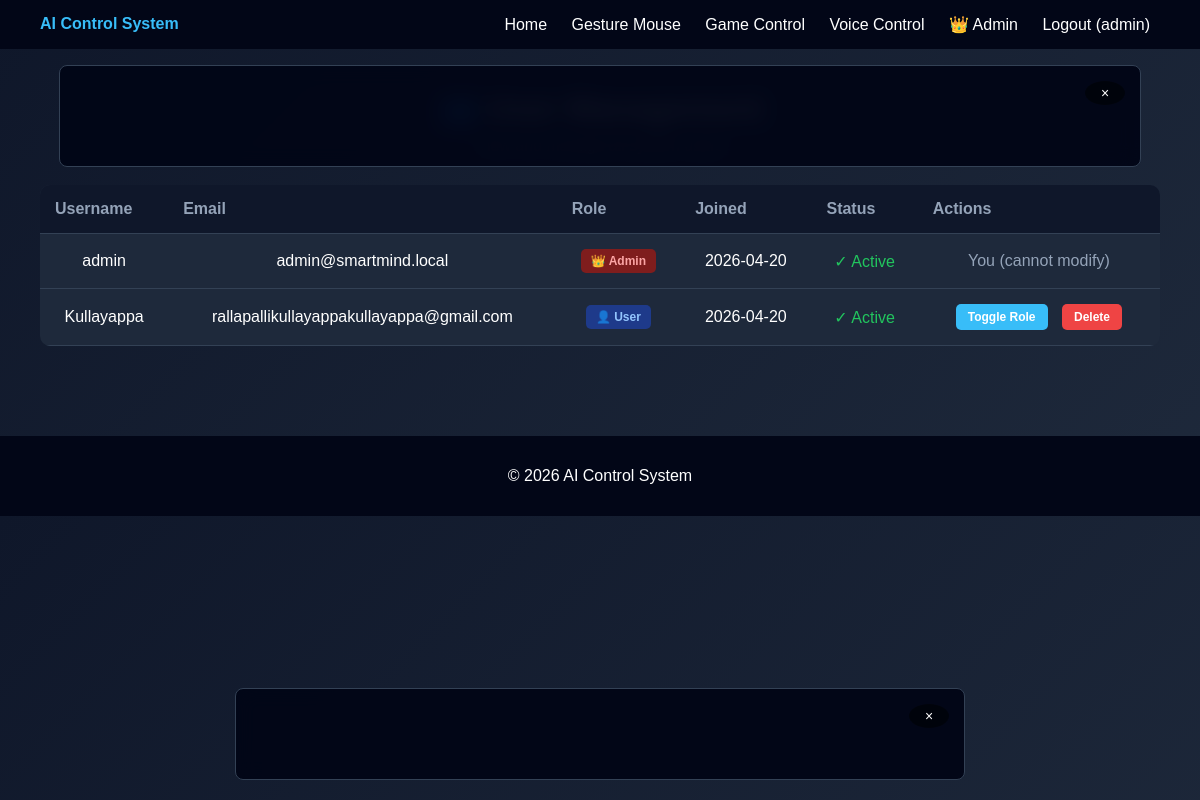
Page /admin/users (signed in) on the committed database.
### models.py (models this page shows, shortened)
class User(UserMixin, db.Model):
    __tablename__ = 'users'
    id = db.Column(db.Integer, primary_key=True)
    username = db.Column(db.String(80), unique=True, nullable=False, index=True)
    email = db.Column(db.String(120), unique=True, nullable=False, index=True)
    password_hash = db.Column(db.String(255), nullable=False)
    role = db.Column(db.String(20), default='user', nullable=False)  # 'admin' or 'user'
    is_active = db.Column(db.Boolean, default=True)
    created_at = db.Column(db.DateTime, default=datetime.utcnow)
    activity_logs = db.relationship('ActivityLog', backref='user', lazy=True, cascade='all, delete-orphan')
    def is_admin(self):
        return self.role == 'admin'

### app.py (the view, shortened to what this page needs)
@app.route('/admin/users', methods=['GET', 'POST'])
@admin_required
def admin_users():
    users = User.query.all()
    return render_template('admin_users.html', users=users)

### app.py (called while the page is built)
@login_manager.user_loader
def load_user(user_id):
    return User.query.get(int(user_id))

@app.context_processor
def inject_user():
    return {'current_user': current_user}

### utils.py (called while the page is built)
def admin_required(f):
    @wraps(f)
    def decorated_function(*args, **kwargs):
        if not current_user.is_authenticated:
            flash('Please log in first.', 'warning')
            return redirect(url_for('login'))
        if not current_user.is_admin():
            flash('Admin access required.', 'danger')
            return redirect(url_for('home'))
        return f(*args, **kwargs)
    return decorated_function

### templates/admin_users.html (shortened to what this page needs)
{% extends "base.html" %}
{% block content %}
<div class="admin-header">
    <h1>👥 User Management</h1>
    <p>View and manage all system users</p>
</div>
{% if users %}
    <table class="users-table">
        <thead>
            <tr>
                <th>Username</th>
                <th>Email</th>
                <th>Role</th>
                <th>Joined</th>
                <th>Status</th>
                <th>Actions</th>
            </tr>
        </thead>
        <tbody>
            {% for user in users %}
                <tr>
                    <td>{{ user.username }}</td>
                    <td>{{ user.email }}</td>
                    <td>
                        <span class="role-badge role-{{ user.role }}">
                            {% if user.role == 'admin' %}👑 Admin{% else %}👤 User{% endif %}
                        </span>
                    </td>
                    <td>{{ user.created_at.strftime('%Y-%m-%d') }}</td>
                    <td>
                        {% if user.is_active %}
                            <span style="color: #22c55e;">✓ Active</span>
                        {% else %}
                            <span style="color: #ef4444;">✗ Inactive</span>
                        {% endif %}
                    </td>
                    <td>
                        {% if user.id != current_user.id %}
                            <form method="POST" style="display: inline;">
                                <button type="submit" class="action-btn btn-toggle">
                                    Toggle Role
                                </button>
                            </form>
                            <form method="POST" style="display: inline;" onsubmit="return confirm('Are you sure you want to delete this user?');">
                                <button type="submit" class="action-btn btn-delete">
                                    Delete
                                </button>
                            </form>
                        {% else %}
                            <span style="color: #94a3b8;">You (cannot modify)</span>
                        {% endif %}
                    </td>
                </tr>
            {% endfor %}
        </tbody>
    </table>
{% else %}
    <div class="empty-state">
        <p>No users found.</p>
    </div>
{% endif %}
{% endblock %}

### templates/base.html (shortened to what this page needs)
<!DOCTYPE html>
<html>
<head>
</head>
<body>
<header>
    <div class="logo">AI Control System</div>
    <nav>
        <a href="/">Home</a>
        {% if current_user.is_authenticated %}
            <a href="/gesture">Gesture Mouse</a>
            <a href="/game">Game Control</a>
            <a href="/voice">Voice Control</a>
            {% if current_user.is_admin() %}
                <a href="/admin">👑 Admin</a>
            {% endif %}
            <a href="/logout">Logout ({{ current_user.username }})</a>
        {% else %}
            <a href="/login">Login</a>
            <a href="/register">Register</a>
        {% endif %}
    </nav>
</header>
<div class="container">
    {% block content %}{% endblock %}
</div>
<div id="ad-banner-top" class="ad-container ad-banner-top">
    <button class="ad-close-btn" onclick="closeAd('banner-top')">×</button>
</div>
<div id="ad-banner-bottom" class="ad-container ad-banner-bottom">
    <button class="ad-close-btn" onclick="closeAd('banner-bottom')">×</button>
</div>
<footer>
    <p>© 2026 AI Control System</p>
</footer>
</body>
</html>

### templates/base.html (style rules this page uses)
body { margin: 0; font-family: Arial; background: linear-gradient(135deg,#0f172a,#1e293b); color: white; }
header { background: #020617; padding: 15px 40px; display: flex; justify-content: space-between; }
.logo { color: #38bdf8; font-weight: bold; }
nav a { margin: 0 10px; color: white; text-decoration: none; }
.container { padding: 40px; text-align: center; }
button { padding: 10px 20px; margin: 10px; border: none; border-radius: 6px; cursor: pointer; transition: all 0.3s ease; position: relative; font-family: inherit; }
footer { background: #020617; text-align: center; padding: 15px; margin-top: 50px; }
.ad-container { position: fixed; background: rgba(2, 6, 23, 0.95); border: 1px solid #334155; border-radius: 8px; z-index: 100; display: flex; align-items: center; justify-content: center; overflow: hidden; backdrop-filter: blur(10px); }
.ad-banner-top { top: 65px; left: 50%; transform: translateX(-50%); width: 90%; max-width: 1200px; height: 100px; margin: 0 auto; }
.ad-banner-bottom { bottom: 20px; left: 50%; transform: translateX(-50%); width: 90%; max-width: 728px; height: 90px; }
.ad-close-btn { position: absolute; top: 5px; right: 5px; background: rgba(0, 0, 0, 0.5); color: white; border: none; border-radius: 50%; width: 24px; height: 24px; cursor: pointer; font-size: 14px; display: flex; align-items: center; justify-content: center; transition: all 0.2s; z-index: 101; }
body { display: grid; grid-template-columns: 1fr; }

### templates/admin_users.html (style rules this page uses)
.admin-header { margin-bottom: 30px; }
.admin-header h1 { font-size: 32px; margin: 0 0 10px 0; }
.admin-header p { color: #94a3b8; margin: 0; }
.users-table { width: 100%; border-collapse: collapse; background: #1e293b; border-radius: 10px; overflow: hidden; margin-top: 20px; }
.users-table thead { background: #0f172a; }
.users-table th { padding: 15px; text-align: left; color: #94a3b8; font-weight: bold; border-bottom: 1px solid #334155; }
.users-table td { padding: 15px; border-bottom: 1px solid #334155; }
.role-badge { display: inline-block; padding: 5px 10px; border-radius: 5px; font-size: 12px; font-weight: bold; }
.role-admin { background: #7f1d1d; color: #fca5a5; }
.role-user { background: #1e3a8a; color: #93c5fd; }
.action-btn { padding: 6px 12px; margin: 0 5px; border: none; border-radius: 5px; cursor: pointer; font-size: 12px; font-weight: bold; }
.btn-toggle { background: #38bdf8; color: white; }
.btn-delete { background: #ef4444; color: white; }

### rows in the picture
User: username "admin", email "admin@smartmind.local", role "👑 Admin", created_at "2026-04-20", is_active "✓ Active", shows "You (cannot modify)"
User: username "Kullayappa", email "rallapallikullayappakullayappa@gmail.com", role "👤 User", created_at "2026-04-20", is_active "✓ Active"
